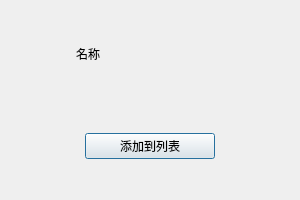
<?xml version="1.0" encoding="UTF-8"?>
<ui version="4.0">
 <class>findSuccessDg</class>
 <widget class="QDialog" name="findSuccessDg">
  <property name="geometry">
   <rect>
    <x>0</x>
    <y>0</y>
    <width>300</width>
    <height>200</height>
   </rect>
  </property>
  <property name="minimumSize">
   <size>
    <width>300</width>
    <height>200</height>
   </size>
  </property>
  <property name="maximumSize">
   <size>
    <width>300</width>
    <height>200</height>
   </size>
  </property>
  <property name="windowTitle">
   <string>Dialog</string>
  </property>
  <layout class="QVBoxLayout" name="verticalLayout">
   <item>
    <widget class="QWidget" name="widget" native="true">
     <layout class="QHBoxLayout" name="horizontalLayout">
      <item>
       <widget class="QLabel" name="head_lb">
        <property name="minimumSize">
         <size>
          <width>50</width>
          <height>50</height>
         </size>
        </property>
        <property name="maximumSize">
         <size>
          <width>50</width>
          <height>50</height>
         </size>
        </property>
        <property name="text">
         <string/>
        </property>
       </widget>
      </item>
      <item>
       <widget class="QLabel" name="name_lb">
        <property name="text">
         <string>名称</string>
        </property>
       </widget>
      </item>
      <item>
       <spacer name="horizontalSpacer">
        <property name="orientation">
         <enum>Qt::Orientation::Horizontal</enum>
        </property>
        <property name="sizeHint" stdset="0">
         <size>
          <width>157</width>
          <height>20</height>
         </size>
        </property>
       </spacer>
      </item>
     </layout>
    </widget>
   </item>
   <item>
    <widget class="QWidget" name="widget_2" native="true">
     <layout class="QHBoxLayout" name="horizontalLayout_2">
      <item>
       <widget class="clickBtn" name="add_friend_btn">
        <property name="minimumSize">
         <size>
          <width>130</width>
          <height>0</height>
         </size>
        </property>
        <property name="maximumSize">
         <size>
          <width>130</width>
          <height>16777215</height>
         </size>
        </property>
        <property name="text">
         <string>添加到列表</string>
        </property>
       </widget>
      </item>
     </layout>
    </widget>
   </item>
  </layout>
 </widget>
 <customwidgets>
  <customwidget>
   <class>clickBtn</class>
   <extends>QPushButton</extends>
   <header location="global">clickbtn.h</header>
  </customwidget>
 </customwidgets>
 <resources/>
 <connections/>
</ui>
